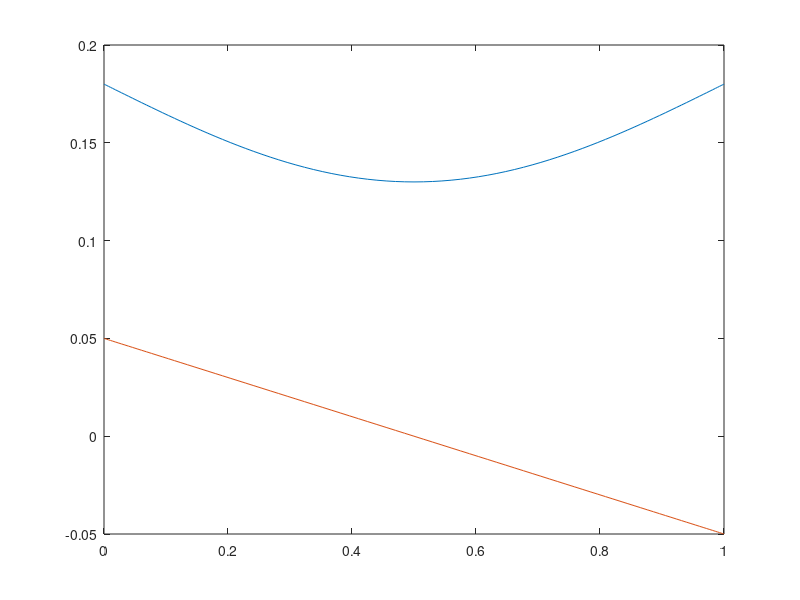

This chart was generated by the following MATLAB code: (Note: this script raises an error after producing the figure.)
closeclearr = 0.013;L = 0.278;l = 0.1;h = -0.05;tau=0:0.01:1;s = 3*tau.^2 - 2*tau.^3;x0 = 0.18;y0 = l/2;X = x0+h*sin(pi*s);Y = y0 - l*s;plot(s, X, s, Y)numPoints = length(s); % Define the number of points for the rangeZ = zeros(1,numPoints);for i=1:numPoints        [~,z] = task2length([X(i); Y(i)], r, L);        Z(i) = z;    endfigure(1)plot3(X, Y, Z, '*k')grid onaxis imagexlabel xylabel y;zlabel z;title('3D Plot of HTM Outputs');% save("gait_trajectory.mat", "X", "Y", "Z");